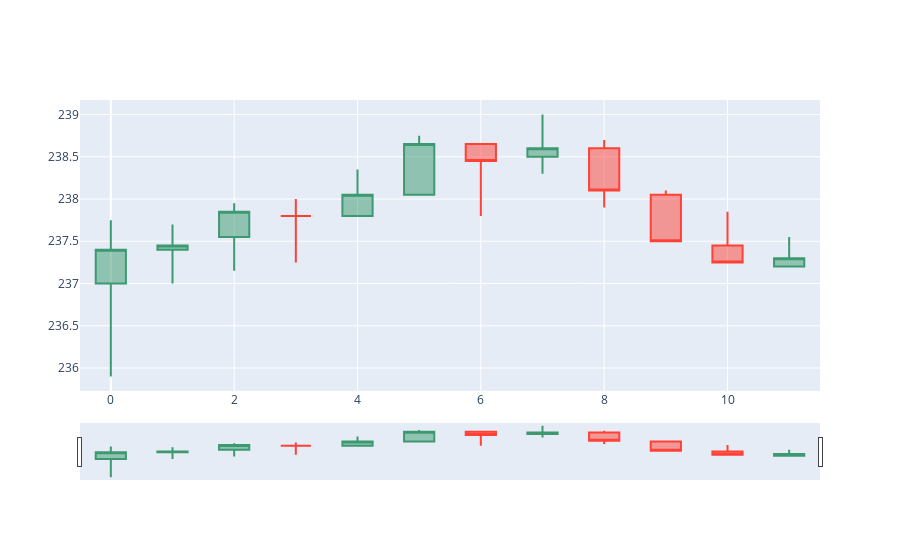

The notebook cell saved with this chart:
### Code cell
candle_graph(HINDPETRO.head(count),"HINDPETRO")

### Figure 1 — Plotly figure (JSON) as saved in the notebook; plotly's stock layout.template omitted (floating-point values rounded to 4 significant figures)
{"data": [{"close": [237.4, 237.4, 237.8, 237.8, 238.1, 238.7, 238.4, 238.6, 238.1, 237.5, 237.2, 237.3], "high": [237.8, 237.7, 237.9, 238, 238.3, 238.8, 238.7, 239, 238.7, 238.1, 237.8, 237.6], "low": [235.9, 237, 237.2, 237.2, 237.8, 238.1, 237.8, 238.3, 237.9, 237.5, 237.2, 237.2], "open": [237, 237.4, 237.6, 237.8, 237.8, 238.1, 238.7, 238.5, 238.6, 238.1, 237.4, 237.2], "type": "candlestick", "x": [0, 1, 2, 3, 4, 5, 6, 7, 8, 9, 10, 11]}], "layout": {}}
